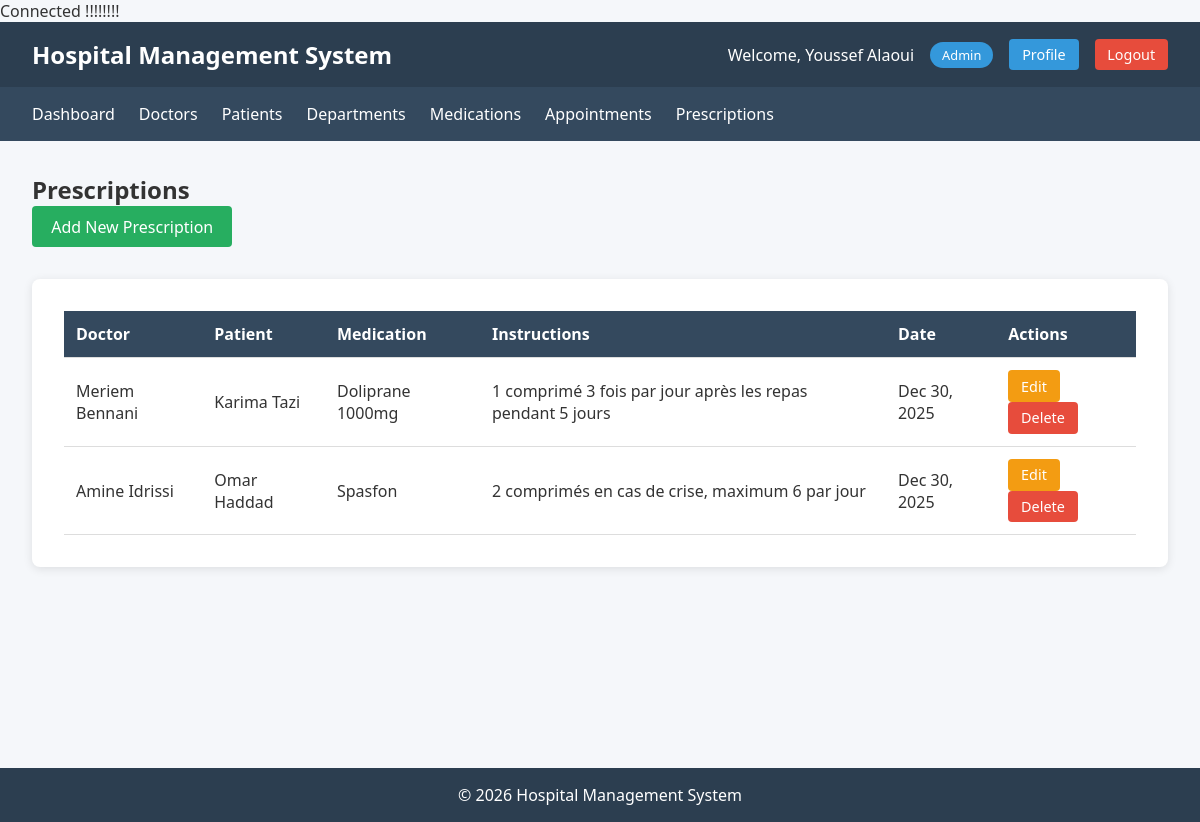
The page /prescriptions.php (signed in) on the database its author committed.
### tables this page shows
CREATE TABLE User (
    id INT AUTO_INCREMENT PRIMARY KEY,
    email VARCHAR(255) NOT NULL UNIQUE,
    first_name VARCHAR(100),
    last_name VARCHAR(100),
    username VARCHAR(100) NOT NULL,
    password VARCHAR(255) NOT NULL,
    role ENUM('admin', 'doctor', 'patient') NOT NULL,
    created_at TIMESTAMP DEFAULT CURRENT_TIMESTAMP
);

CREATE TABLE prescriptions (
    id INT AUTO_INCREMENT PRIMARY KEY,
    doctor_id INT NOT NULL,
    patient_id INT NOT NULL,
    medication_id INT NOT NULL,
    dosage_instructions TEXT NOT NULL,
    created_at TIMESTAMP DEFAULT CURRENT_TIMESTAMP,
    FOREIGN KEY (doctor_id) REFERENCES doctors(id),
    FOREIGN KEY (patient_id) REFERENCES patients(id),
    FOREIGN KEY (medication_id) REFERENCES medications(id)
);

CREATE TABLE medications (
    id INT AUTO_INCREMENT PRIMARY KEY,
    name VARCHAR(100) NOT NULL UNIQUE,
    description TEXT
);

### config/connection.php (called while the page is built, shortened)
<?php
class Database {
    private static $connection = null;
    public static function connect(): PDO {
        if (self::$connection === null) {
            $dsn = sprintf(
                "mysql:host=%s;dbname=%s;charset=utf8mb4",
                $_ENV['db_host'],
                $_ENV['db_name']
            );
            try {
                self::$connection = new PDO(
                    $dsn,
                    $_ENV['db_user'],
                    $_ENV['db_pass'],
                    [PDO::ATTR_ERRMODE => PDO::ERRMODE_EXCEPTION]
                );
            } catch (PDOException $err) {
                die("Connection failed: " . $err->getMessage());
            }
        }
        return self::$connection;
    }
}

### includes/auth.php (called while the page is built, shortened)
<?php
require_once __DIR__ . '/../classes/repositories/UserRepository.php';
class Auth
{
    private static $user = null;
    public static function check()
    {
        return isset($_SESSION['user_id']);
    }
    public static function user()
    {
        if (self::$user === null) {
            $repo = new UserRepository();
            self::$user = $repo->find($_SESSION['user_id']);
        }
        return self::$user;
    }
}

### classes/repositories/UserRepository.php (called while the page is built, shortened)
<?php
require_once 'BaseRepository.php';
class UserRepository extends BaseRepository {
    protected function getTableName() {
        return 'User';
    }
}

### classes/repositories/BaseRepository.php (called while the page is built, shortened)
<?php
require_once __DIR__ . '/../../config/connection.php';
abstract class BaseRepository {
    protected $pdo;
    public function __construct() {
        $this->pdo = Database::connect();
    }
    public function find($id) {
        $table = $this->getTableName();
        $stmt = $this->pdo->prepare("SELECT * FROM {$table} WHERE id = ?");
        $stmt->execute([$id]);
        return $stmt->fetch(PDO::FETCH_ASSOC);
    }
}

### classes/repositories/PrescriptionRepository.php (called while the page is built, shortened)
<?php
require_once 'BaseRepository.php';
class PrescriptionRepository extends BaseRepository {
    public function findAll() {
        $stmt = $this->pdo->query("
            SELECT prescriptions.*, medications.name as medication_name, medications.description as medication_description, doctor_user.first_name as doctor_first_name, doctor_user.last_name as doctor_last_name, patient_user.first_name as patient_first_name, patient_user.last_name as patient_last_name
            FROM prescriptions
            INNER JOIN medications ON prescriptions.medication_id = medications.id
            INNER JOIN User as doctor_user ON prescriptions.doctor_id = doctor_user.id
            INNER JOIN User as patient_user ON prescriptions.patient_id = patient_user.id
            ORDER BY prescriptions.created_at DESC
        ");
        return $stmt->fetchAll(PDO::FETCH_ASSOC);
    }
}

### includes/functions.php (called while the page is built, shortened)
<?php
function formatDate($date) {
    return date('M d, Y', strtotime($date));
}

### prescriptions.php (the view, shortened to what this page needs)
<?php
require_once 'includes/header.php';
require_once 'classes/repositories/PrescriptionRepository.php';
$prescriptionRepo = new PrescriptionRepository();
$doctorRepo = new DoctorRepository();
$patientRepo = new PatientRepository();
if ($user['role'] === 'admin') {
    $prescriptions = $prescriptionRepo->findAll();
} elseif ($user['role'] === 'doctor') {
    $prescriptions = $prescriptionRepo->findByDoctor($user['id']);
    $doctors = [$doctorRepo->find($user['id'])];
    $patients = $patientRepo->findAll();
} elseif ($user['role'] === 'patient') {
    $prescriptions = $prescriptionRepo->findByPatient($user['id']);
    $doctors = $doctorRepo->findAll();
    $patients = [$patientRepo->find($user['id'])];
}
        ?>
<h2>Prescriptions</h2>
<?php if ($user['role'] !== 'patient'): ?>
    <div class="mb-2">
        <a href="prescriptions.php?action=add" class="btn btn-success">Add New Prescription</a>
    </div>
<?php endif; ?>
<div class="table-container">
    <table>
        <thead>
            <tr>
                <th>Doctor</th>
                <?php if ($user['role'] !== 'patient'): ?>
                    <th>Patient</th>
                <?php endif; ?>
                <th>Medication</th>
                <th>Instructions</th>
                <th>Date</th>
                <?php if ($user['role'] === 'admin'): ?>
                    <th>Actions</th>
                <?php endif; ?>
            </tr>
        </thead>
        <tbody>
            <?php foreach ($prescriptions as $prescription): ?>
                <tr>
                    <td><?= htmlspecialchars($prescription['doctor_first_name'] . ' ' . $prescription['doctor_last_name']) ?></td>
                    <?php if ($user['role'] !== 'patient'): ?>
                        <td><?= htmlspecialchars($prescription['patient_first_name'] . ' ' . $prescription['patient_last_name']) ?></td>
                    <?php endif; ?>
                    <td><?= htmlspecialchars($prescription['medication_name']) ?></td>
                    <td><?= htmlspecialchars($prescription['dosage_instructions']) ?></td>
                    <td><?= formatDate($prescription['created_at']) ?></td>
                    <?php if ($user['role'] === 'admin'): ?>
                        <td>
                            <a href="prescriptions.php?action=edit&id=<?= $prescription['id'] ?>" class="btn btn-small btn-warning">Edit</a>
                            <a href="prescriptions.php?action=delete&id=<?= $prescription['id'] ?>" class="btn btn-small btn-danger delete-btn">Delete</a>
                        </td>
                    <?php endif; ?>
                </tr>
            <?php endforeach; ?>
        </tbody>
    </table>
</div>
<?php
require_once 'includes/footer.php';
?>

### includes/header.php (shortened to what this page needs)
<?php
require_once __DIR__ . '/auth.php';
require_once __DIR__ . '/functions.php';
$user = Auth::user();
if ($user === null) {
    if (!isset($skipAuthCheck)) {
        header('Location: login.php');
        exit();
    }
    $role = 'guest';
    $userName = 'Guest';
} else {
    $role = $user['role'];
    $userName = $user['first_name'] . ' ' . $user['last_name'];
}
?>
<!DOCTYPE html>
<html lang="en">
<head>
    <link rel="stylesheet" href="assets/css/style.css">
</head>
<body>
    <div class="container">
        <header>
            <h1>Hospital Management System</h1>
            <div class="user-info">
                <span>Welcome, <?= htmlspecialchars($userName) ?></span>
                <span class="role-badge"><?= ucfirst($role) ?></span>
                <?php if ($user !== null): ?>
                    <a href="profile.php" class="btn btn-small">Profile</a>
                    <a href="logout.php" class="btn btn-small btn-danger">Logout</a>
                <?php endif; ?>
            </div>
        </header>
        <?php if ($user !== null): ?>
        <nav>
            <ul>
                <li><a href="index.php">Dashboard</a></li>
                <?php if ($role === 'admin'): ?>
                    <li><a href="doctors.php">Doctors</a></li>
                    <li><a href="patients.php">Patients</a></li>
                    <li><a href="departments.php">Departments</a></li>
                    <li><a href="medications.php">Medications</a></li>
                <?php endif; ?>
                <?php if ($role === 'admin' || $role === 'doctor'): ?>
                    <li><a href="appointments.php">Appointments</a></li>
                    <li><a href="prescriptions.php">Prescriptions</a></li>
                <?php endif; ?>
            </ul>
        </nav>
        <?php endif; ?>
        <main>

### assets/css/style.css (style rules this page uses)
* { margin: 0; padding: 0; box-sizing: border-box; }
body { font-family: 'Segoe UI', Tahoma, Geneva, Verdana, sans-serif; background-color: #f5f7fa; color: #333; }
.container { min-height: 100vh; display: flex; flex-direction: column; }
header { background: #2c3e50; color: white; padding: 1rem 2rem; display: flex; justify-content: space-between; align-items: center; }
header h1 { font-size: 1.5rem; }
.user-info { display: flex; align-items: center; gap: 1rem; }
.role-badge { background: #3498db; color: white; padding: 0.25rem 0.75rem; border-radius: 20px; font-size: 0.8rem; }
nav { background: #34495e; padding: 0 2rem; }
nav ul { list-style: none; display: flex; flex-wrap: wrap; }
nav li { margin-right: 1.5rem; }
nav a { display: block; color: white; text-decoration: none; padding: 1rem 0; transition: color 0.3s; }
main { flex: 1; padding: 2rem; max-width: 1200px; margin: 0 auto; width: 100%; }
.table-container { background: white; padding: 2rem; border-radius: 8px; box-shadow: 0 2px 10px rgba(0,0,0,0.1); overflow-x: auto; }
table { width: 100%; border-collapse: collapse; }
th, td { padding: 0.75rem; text-align: left; border-bottom: 1px solid #ddd; }
th { background: #34495e; color: white; font-weight: bold; }
.btn { display: inline-block; padding: 0.6rem 1.2rem; background: #3498db; color: white; text-decoration: none; border: none; border-radius: 4px; cursor: pointer; transition: background 0.3s; font-size: 1rem; }
.btn-small { padding: 0.4rem 0.8rem; font-size: 0.9rem; }
.btn-danger { background: #e74c3c; }
.btn-success { background: #27ae60; }
.btn-warning { background: #f39c12; }
.mb-2 { margin-bottom: 2rem; }

### rows shown on the page
user: userName "Youssef Alaoui", role "Admin"
prescriptions: user.first_name+last_name "Meriem Bennani", user.first_name+last_name "Karima Tazi", medication.name "Doliprane 1000mg", dosage_instructions "1 comprimé 3 fois par jour après les repas pendant 5 jours", created_at "Dec 30, 2025"
prescriptions: user.first_name+last_name "Amine Idrissi", user.first_name+last_name "Omar Haddad", medication.name "Spasfon", dosage_instructions "2 comprimés en cas de crise, maximum 6 par jour", created_at "Dec 30, 2025"
